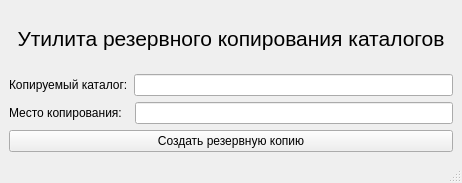
<?xml version="1.0" encoding="UTF-8"?>
<ui version="4.0">
 <class>MainWindow</class>
 <widget class="QMainWindow" name="MainWindow">
  <property name="geometry">
   <rect>
    <x>0</x>
    <y>0</y>
    <width>462</width>
    <height>183</height>
   </rect>
  </property>
  <property name="windowTitle">
   <string>Утилита резервного копирования каталогов</string>
  </property>
  <widget class="QWidget" name="centralwidget">
   <layout class="QVBoxLayout" name="verticalLayout_2">
    <item>
     <layout class="QVBoxLayout" name="verticalLayout">
      <item>
       <widget class="QLabel" name="label">
        <property name="font">
         <font>
          <pointsize>16</pointsize>
         </font>
        </property>
        <property name="text">
         <string>Утилита резервного копирования каталогов</string>
        </property>
        <property name="alignment">
         <set>Qt::AlignCenter</set>
        </property>
       </widget>
      </item>
      <item>
       <layout class="QHBoxLayout" name="horizontalLayout">
        <item>
         <widget class="QLabel" name="label_2">
          <property name="text">
           <string>Копируемый каталог:</string>
          </property>
         </widget>
        </item>
        <item>
         <widget class="QLineEdit" name="enter_source"/>
        </item>
       </layout>
      </item>
      <item>
       <layout class="QHBoxLayout" name="horizontalLayout_2">
        <item>
         <widget class="QLabel" name="label_3">
          <property name="text">
           <string>Место копирования:  </string>
          </property>
         </widget>
        </item>
        <item>
         <widget class="QLineEdit" name="enter_place"/>
        </item>
       </layout>
      </item>
      <item>
       <widget class="QPushButton" name="btn_create">
        <property name="text">
         <string>Создать резервную копию</string>
        </property>
       </widget>
      </item>
     </layout>
    </item>
   </layout>
  </widget>
  <widget class="QStatusBar" name="statusbar"/>
 </widget>
 <resources/>
 <connections/>
</ui>
